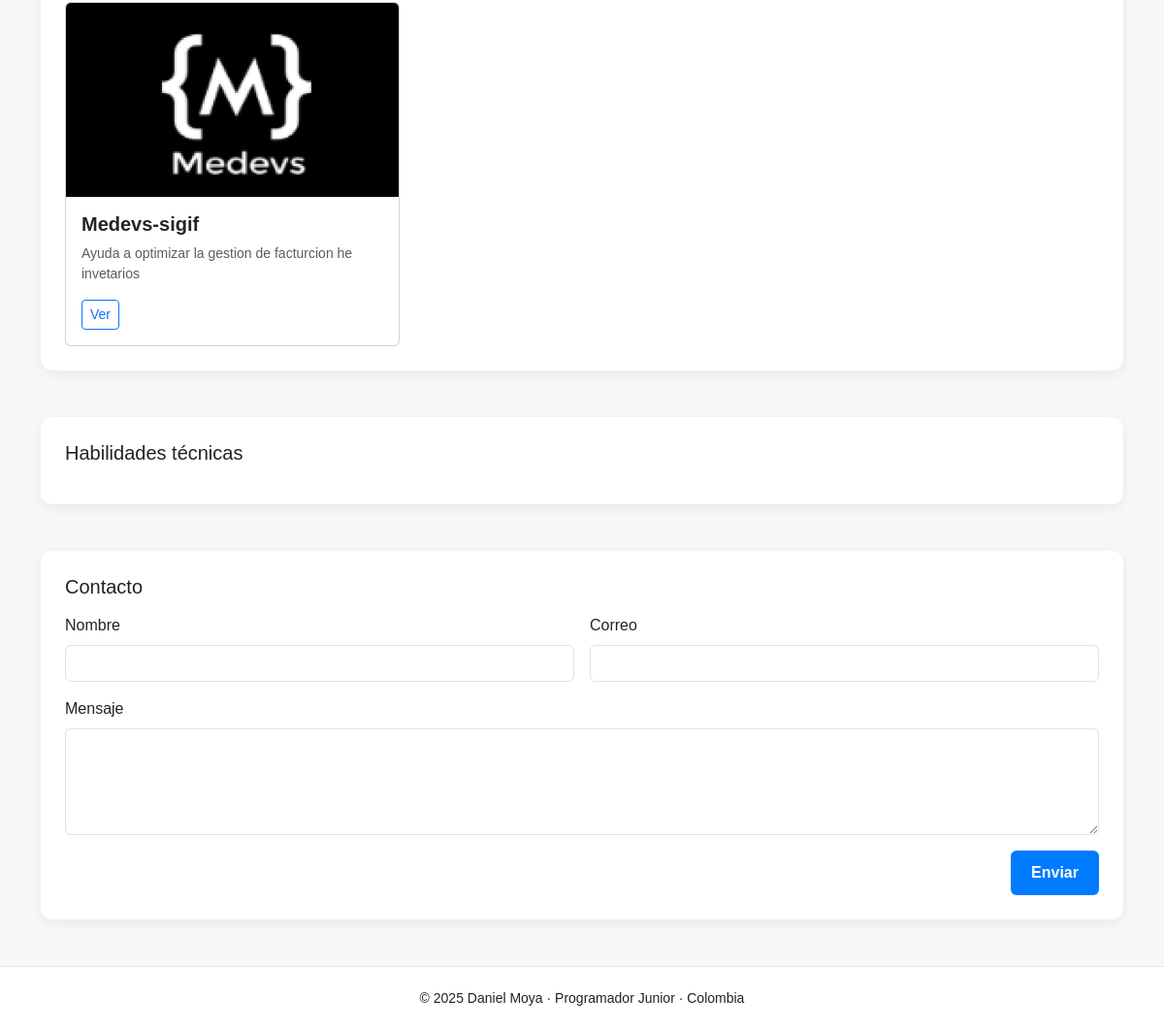
Before: / (lower part) with the older database file.
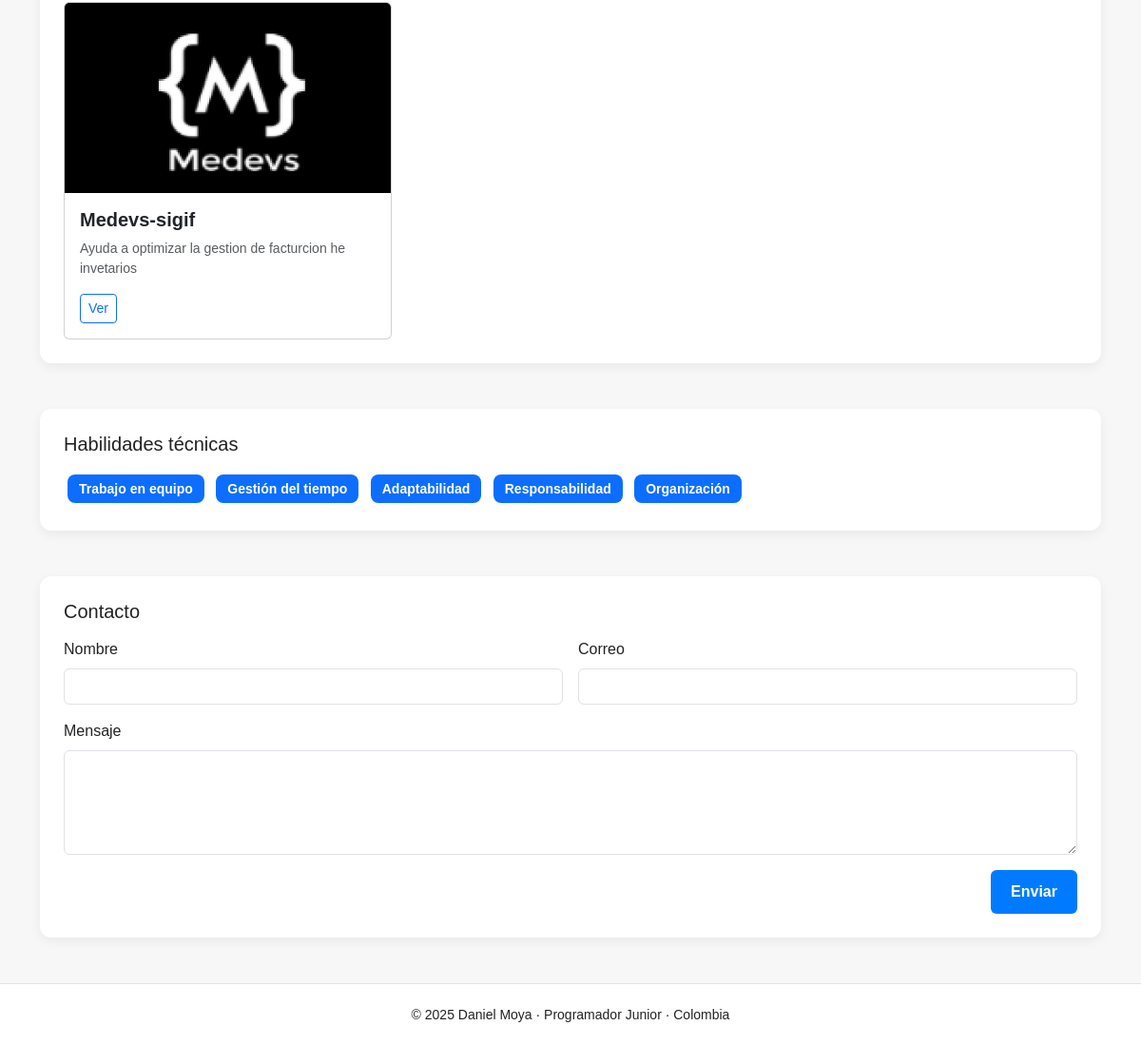
After: the same page with the newer database file.
### app/models.py (models this page shows, shortened)
class Proyecto(models.Model):
    titulo = models.CharField(max_length=100)
    descripcion = models.TextField()
    url = models.URLField(blank=True, null=True)
    imagen = models.ImageField(upload_to='proyectos/', blank=True, null=True)

class Habilidad(models.Model):
    TIPO_SKILL = [
        ("tecnica", "Técnica"),
        ("blanda", "Blanda"),
    ]
    SENIORITY = [
        ("junior", "Junior"),
        ("semi", "Semi-senior"),
        ("senior", "Senior"),
    ]
    nombre = models.CharField(max_length=100)
    tipo = models.CharField(max_length=20, choices=TIPO_SKILL)
    nivel = models.CharField(max_length=20, choices=SENIORITY)

### app/views.py (the view)
# urls.py: path("", views.index, name="index"),
def index(request):
    return render(request, "index.html", {
        "perfil": Perfil.objects.first(),
        "habilidades": Habilidad.objects.all(),
        "lenguajes": Lenguaje.objects.all(),
        "proyectos": Proyecto.objects.all(),
        "experiencia": Experiencia.objects.all(),
        "estudios": Estudio.objects.all(),
        "hobbies": Hobby.objects.all(),
        "form": ContactoForm(),
    })

### app/forms.py
class ContactoForm(ModelForm):
    class Meta:
        model = Contacto
        fields = ["nombre", "correo", "mensaje"]

### app/templates/index.html (shortened to what this page needs)
{% load static %}
<!doctype html>
<html lang="es">
  <head>
    <link href="https://cdn.jsdelivr.net/npm/bootstrap@5.3.2/dist/css/bootstrap.min.css" rel="stylesheet">
    <link rel="stylesheet" href="{% static 'app/css/style.css' %}">
  </head>
  <body id="body">
    <main class="container my-5">
      <section id="proyectos" class="mb-5">
        <div class="card-section">
          <div class="row g-3">
            {% for p in proyectos %}
            <div class="col-md-4">
              <div class="card h-100">
                {% if p.imagen %}
              <img src="{% static 'app/img/Moya2.png' %}" class="card-img-top">
                {% endif %}
                <div class="card-body">
                  <h5>{{ p.titulo }}</h5>
                  <p class="small text-muted">{{ p.descripcion }}</p>
                  {% if p.url %}
                  <a href="https://github.com/DMoya-max/SIGIF-PROJECT.git" class="btn btn-sm btn-outline-primary" target="_blank">Ver</a>
                  {% endif %}
                </div>
              </div>
            </div>
            {% endfor %}
          </div>
        </div>
      </section>
      <section id="habilidades" class="mb-5">
        <div class="card-section">
          <h3 class="h5 mb-3">Habilidades técnicas</h3>
          {% for h in habilidades %}
          <span class="badge bg-primary skill-badge">{{ h.nombre }}</span>
          {% endfor %}
        </div>
      </section>
      <section id="contacto" class="mb-5">
        <div class="card-section">
          <h3 class="h5 mb-3">Contacto</h3>
          <form action="{% url 'app:contacto' %}" method="post" class="row g-3">
            <div class="col-md-6">
              <label class="form-label">Nombre</label>
              <input class="form-control" name="nombre" required>
            </div>
            <div class="col-md-6">
              <label class="form-label">Correo</label>
              <input type="email" class="form-control" name="correo" required>
            </div>
            <div class="col-12">
              <label class="form-label">Mensaje</label>
              <textarea class="form-control" name="mensaje" rows="4" required></textarea>
            </div>
            <div class="col-12 text-end">
              <button class="btn btn-cta">Enviar</button>
            </div>
          </form>
        </div>
      </section>
    </main>
    <footer class="bg-white mt-4">
      <div class="container text-center">
        <small>© 2025 Daniel Moya · Programador Junior · Colombia</small>
      </div>
    </footer>
  </body>
</html>

Changed rows visible on the page:
added Habilidad: nombre "Trabajo en equipo"
added Habilidad: nombre "Gestión del tiempo"
added Habilidad: nombre "Adaptabilidad"
added Habilidad: nombre "Responsabilidad"
added Habilidad: nombre "Organización"
